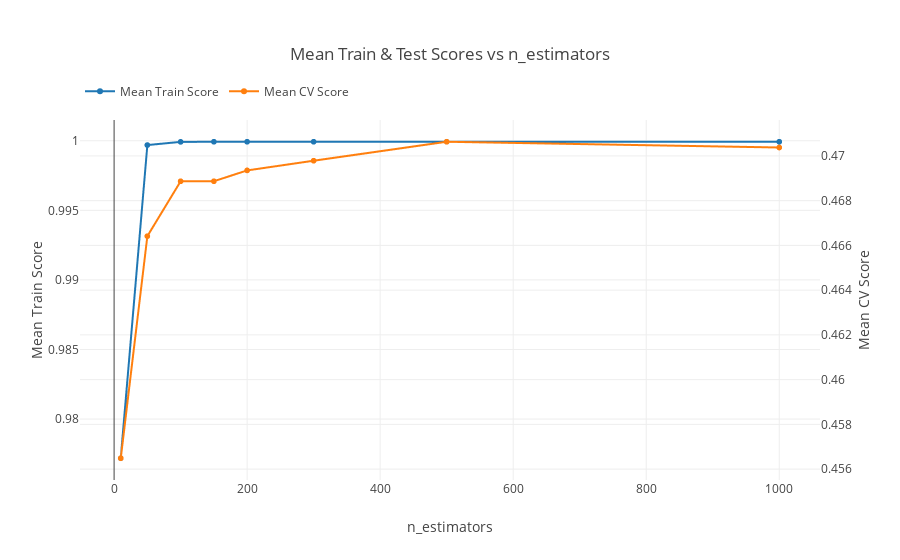

Source (notebook cell):
### Markdown cell above
Let's plot the train and test scores as a function of `n_estimators`.

### Code cell
trace2 = go.Scattergl(name='Mean CV Score',
                      x=n_components['n_estimators'],
                      y=n_components['mean_test_score'], 
                      mode='lines+markers',
                     yaxis='y2')
trace1 = go.Scattergl(name='Mean Train Score',
                      x=n_components['n_estimators'],
                      y=n_components['mean_train_score'], 
                      mode='lines+markers')

layout = go.Layout(title='Mean Train & Test Scores vs n_estimators',
               xaxis=dict(title='n_estimators'),
               yaxis=dict(title='Mean Train Score'), 
                   yaxis2=dict(title='Mean CV Score',
                              side='right', overlaying='y'),
                  legend=dict(orientation='h', y=1.12),
                  margin=dict(t=120))

fig = go.Figure([trace1, trace2], layout=layout)

iplot(fig, filename='train-test-scores.html')

### Figure 1 — Plotly figure (JSON) as saved in the notebook; plotly's stock layout.template omitted (floating-point values rounded to 4 significant figures)
{"data": [{"mode": "lines+markers", "name": "Mean Train Score", "type": "scattergl", "uid": "e34d1c12-b0ed-11e9-a5bd-e442a6f8adc6", "x": [10, 50, 100, 150, 200, 300, 500, 1000], "y": [0.9772, 0.9997, 0.9999, 0.9999, 0.9999, 0.9999, 0.9999, 0.9999]}, {"mode": "lines+markers", "name": "Mean CV Score", "type": "scattergl", "uid": "e34d1c13-b0ed-11e9-83a5-e442a6f8adc6", "x": [10, 50, 100, 150, 200, 300, 500, 1000], "y": [0.4565, 0.4664, 0.4689, 0.4689, 0.4694, 0.4698, 0.4706, 0.4704], "yaxis": "y2"}], "layout": {"legend": {"orientation": "h", "y": 1.12}, "margin": {"t": 120}, "title": "Mean Train & Test Scores vs n_estimators", "xaxis": {"title": "n_estimators"}, "yaxis": {"title": "Mean Train Score"}, "yaxis2": {"overlaying": "y", "side": "right", "title": "Mean CV Score"}}}
